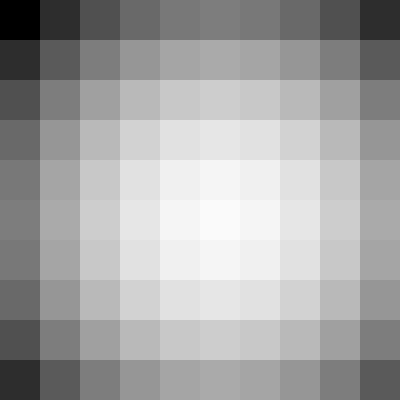
Frame 1 (no input)
Frame 2 (the mouse pressed at the canvas centre, redrawn once): identical to frame 1, image omitted

The Processing sketch that drew this single still picture (run headless with seeded random() and noise(); the mouse was pressed at the canvas centre and the sketch redrawn once):

// Processing sketch: processing_147151
// ── processing_147151.pde

void setup(){
 size(400,400);
  //background(40,220,150);
   noStroke();
    noLoop();
    }
    
    void draw(){
     for(int i = 0; i < width ; i = i + 40){
        for(int j = 0 ; j < height ; j = j + 40){
             fill(i*i/-320 + 1.25*i + j*j/-320 + 1.25*j );
                  rect(i,j,40,40);
                     }
                      }
                       
                         
                         }
